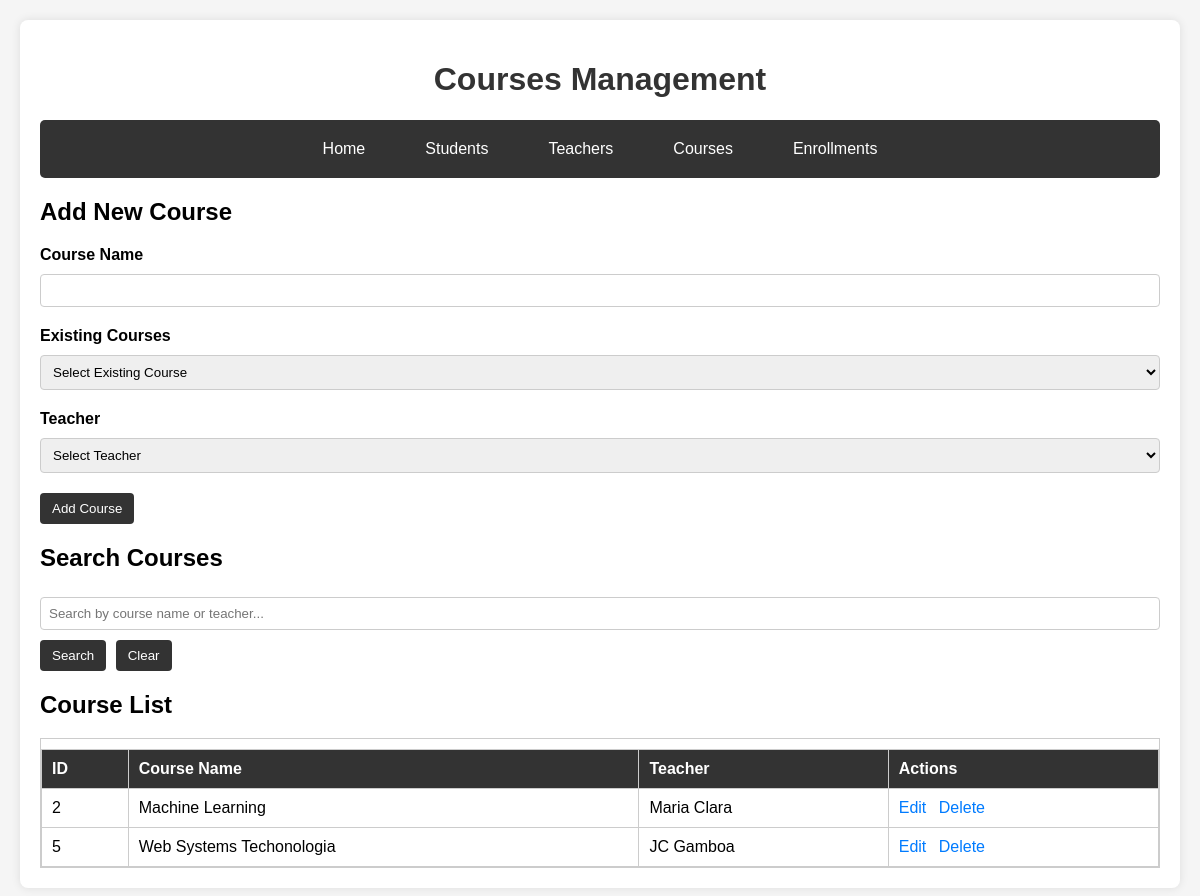
/courses.php, run on an earlier commit of the app's database.
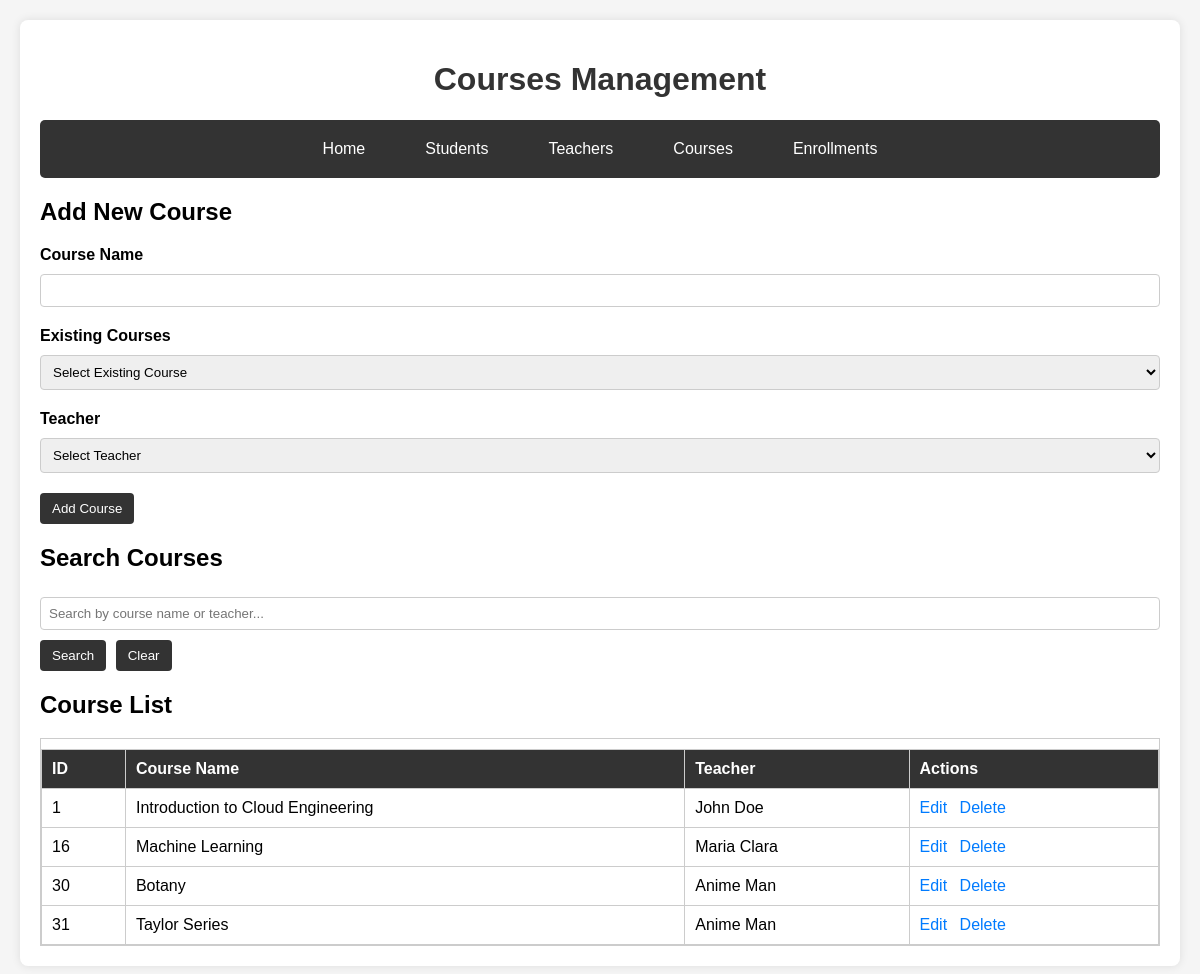
And on a later commit of the database.
### tables this page shows
CREATE TABLE `courses` (
  `course_id` int(11) NOT NULL,
  `course_name` varchar(150) NOT NULL,
  `teacher_id` int(11) DEFAULT NULL
);

CREATE TABLE `teachers` (
  `teacher_id` int(11) NOT NULL,
  `first_name` varchar(100) NOT NULL,
  `last_name` varchar(100) NOT NULL,
  `email` varchar(255) NOT NULL
);

### courses.php (the view, shortened to what this page needs)
<?php
include("dbconnection.php");
$courses = $conn->query("
    SELECT c.course_id, c.course_name, c.teacher_id, t.first_name, t.last_name
    FROM courses c
    JOIN teachers t ON c.teacher_id = t.teacher_id
");
?>
<!DOCTYPE html>
<html lang="en">
<head>
    <link rel="stylesheet" href="styles.css">
</head>
<body>
    <div class="container">
        <h1>Courses Management</h1>
        <div class="nav">
            <a href="index.php">Home</a>
            <a href="students.php">Students</a>
            <a href="teachers.php">Teachers</a>
            <a href="courses.php">Courses</a>
            <a href="enrollments.php">Enrollments</a>
        </div>
        <h2>Add New Course</h2>
        <form method="POST">
            <div class="form-group">
                <label>Course Name</label>
                <input type="text" id="course_name" name="course_name" required>
            </div>
            <div class="form-group">
                <label>Existing Courses</label>
                <select id="existing_courses" onchange="selectExistingCourse(this.value)">
                    <option value="">Select Existing Course</option>
                </select>
            </div>
            <div class="form-group">
                <label>Teacher</label>
                <select id="teacher_id" name="teacher_id" required>
                    <option value="">Select Teacher</option>
                </select>
            </div>
            <button type="submit" name="add">Add Course</button>
        </form>
        <h2>Search Courses</h2>
        <input type="text" id="searchInput" placeholder="Search by course name or teacher...">
        <button class="btn" onclick="searchTable()">Search</button>
        <button class="btn btn-clear" onclick="clearSearch()">Clear</button>
        <h2>Course List</h2>
        <div class="scrollable-table">
            <table id="courseTable">
                <thead>
                    <tr>
                        <th>ID</th>
                        <th>Course Name</th>
                        <th>Teacher</th>
                        <th>Actions</th>
                    </tr>
                </thead>
                <tbody>
                    <?php
                    $courses->data_seek(0);
                    while($course = $courses->fetch_assoc()):
                    ?>
                    <tr>
                        <td><?php echo $course['course_id']; ?></td>
                        <td><?php echo $course['course_name']; ?></td>
                        <td><?php echo $course['first_name'] . ' ' . $course['last_name']; ?></td>
                        <td class="action-links">
                            <a href="#" onclick="editCourse(<?php echo $course['course_id']; ?>, '<?php echo $course['course_name']; ?>', <?php echo $course['teacher_id']; ?>)">Edit</a>
                            <a href="courses.php?delete=<?php echo $course['course_id']; ?>" onclick="return confirm('Are you sure you want to delete this course?')">Delete</a>
                        </td>
                    </tr>
                    <?php endwhile; ?>
                </tbody>
            </table>
        </div>
    </div>
</body>
</html>

What changed in the data, as far as the page shows it:
removed courses: course_id "2", course_name "Machine Learning", teacher.first_name "Maria", teacher.last_name "Clara"
removed courses: course_id "5", course_name "Web Systems Techonologia", teacher.first_name "JC", teacher.last_name "Gamboa"
added courses: course_id "1", course_name "Introduction to Cloud Engineering", teacher.first_name "John", teacher.last_name "Doe"
added courses: course_id "16", course_name "Machine Learning", teacher.first_name "Maria", teacher.last_name "Clara"
added courses: course_id "30", course_name "Botany", teacher.first_name "Anime", teacher.last_name "Man"
added courses: course_id "31", course_name "Taylor Series", teacher.first_name "Anime", teacher.last_name "Man"
